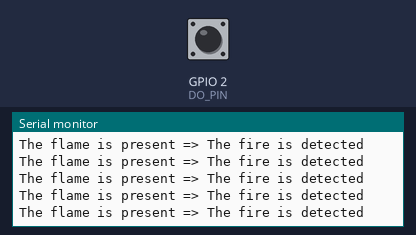
The sketch below on a simulated ESP32. Shown: the last lines printed to the serial monitor. The inputs (shaded band) are chosen by the test bench; at power-on: GPIO 2 (DO_PIN) LOW.

Above: at 1.2 s.
1.3 s: GPIO 2 (DO_PIN) driven HIGH
At 1.39 s:
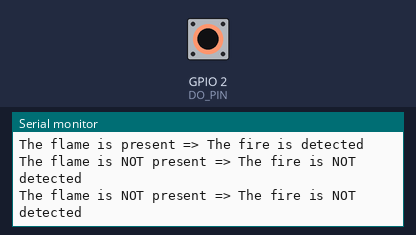
3.2 s: GPIO 2 (DO_PIN) pulsed LOW 2 times (0.12 s each, 0.3 s apart)
At 3.24 s:
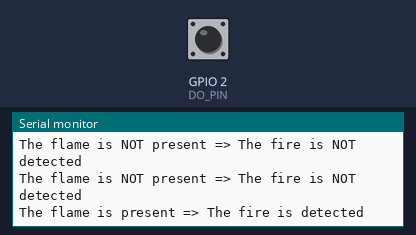
6.8 s: GPIO 2 (DO_PIN) driven LOW
At 6.92 s:
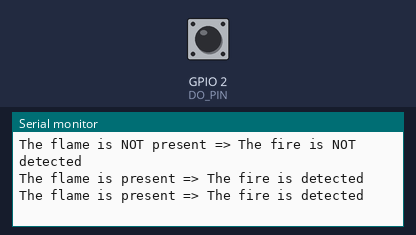
9.8 s: GPIO 2 (DO_PIN) pulsed HIGH 5 times (0.12 s each, 0.3 s apart)
At 9.84 s:
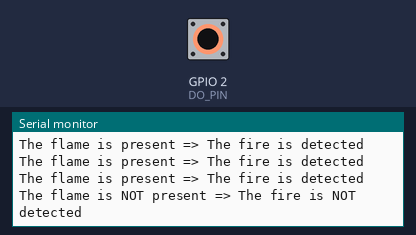
14.3 s: GPIO 2 (DO_PIN) driven HIGH
At 14.43 s:
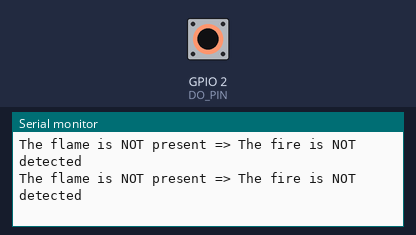

The sketch:

Flame_Sensor_Code.ino
```cpp
#define DO_PIN 2
// Arduino's pin connected to DO pin of the flame sensor

void setup() {
  Serial.begin(9600);
  pinMode(DO_PIN, INPUT);
}

void loop() {
  int flame_state = digitalRead(DO_PIN);

  if (flame_state == HIGH)
    Serial.println("The flame is NOT present => The fire is NOT detected");
  else
    Serial.println("The flame is present => The fire is detected");
}
```

Measured:
- after the input at 1.3 s, the serial monitor: prints a new line at once (image 1)
- after the input at 6.8 s, the serial monitor: prints a new line after 0.05 s (image 3)
- after the input at 9.8 s, the serial monitor: prints a new line at once (image 4)
- after the input at 14.3 s, the serial monitor: prints a new line at once (image 5)
